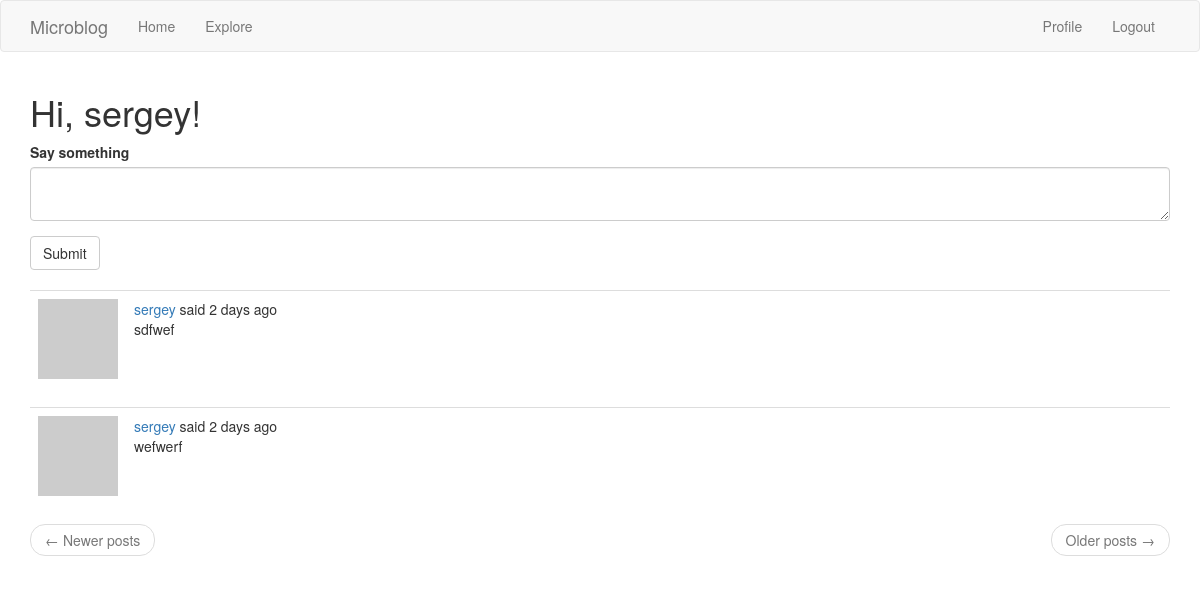
Before: /index (signed in) with the older database file.
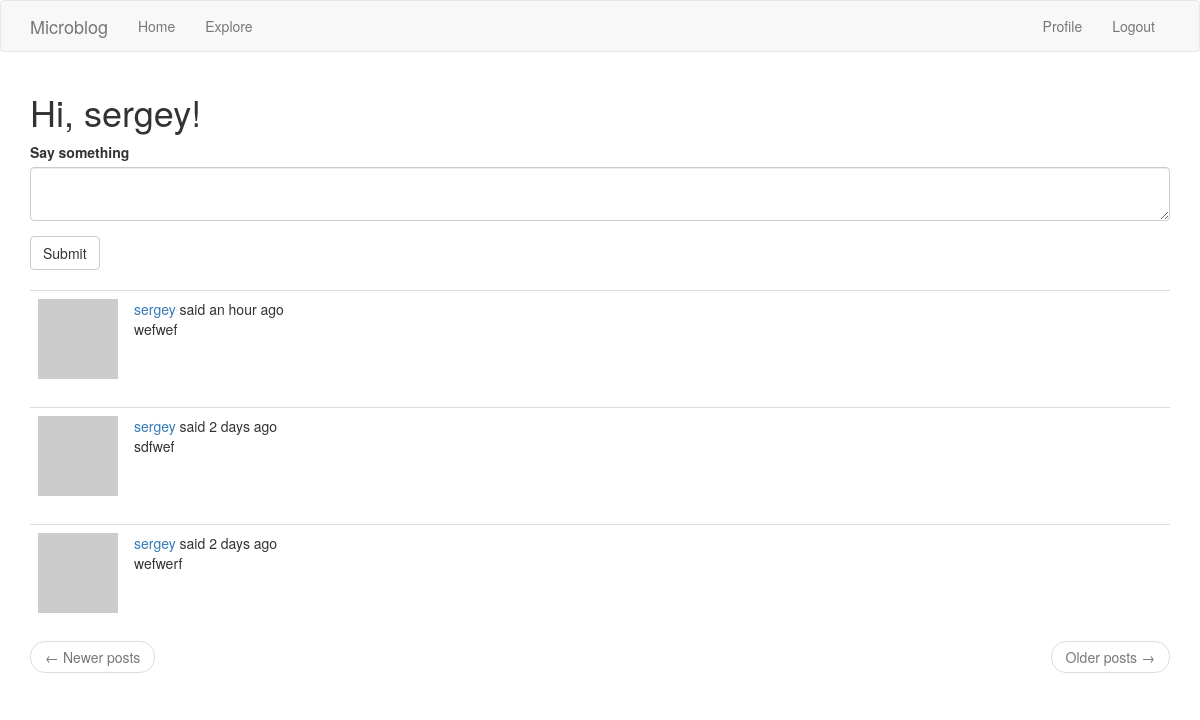
After: the same page with the newer database file.
### app/models.py (models this page shows, shortened)
class User(UserMixin, db.Model):
    id = db.Column(db.Integer, primary_key=True)
    username = db.Column(db.String(64), index=True, unique=True)
    email = db.Column(db.String(120), index=True, unique=True)
    password_hash = db.Column(db.String(128))
    posts = db.relationship('Post', backref='author', lazy='dynamic')
    about_me = db.Column(db.String(140))  # доп поля для профиля юзера
    last_seen = db.Column(db.DateTime, default=datetime.utcnow)  # дата последнего пребывания определенного пользователя
    followed = db.relationship(
        'User', secondary=followers,
        primaryjoin=(followers.c.follower_id == id),
        secondaryjoin=(followers.c.followed_id == id),
        backref=db.backref('followers', lazy='dynamic'), lazy='dynamic'
    )
    @login.user_loader  # пользовательский запрос из базы данных, id пользователя
    def load_user(id):
        return User.query.get(int(id))
    def avatar(self, size):  # генерация аватара
        digest = md5(self.email.lower().encode('utf-8')).hexdigest()
        return 'https://www.gravatar.com/avatar/{}?d=identicon&s={}'.format(
            digest, size)
    def followed_posts(self):
        followed = Post.query.join(
            followers, (followers.c.followed_id == Post.user_id)).filter(
            followers.c.follower_id == self.id)
        own = Post.query.filter_by(user_id=self.id)
        return followed.union(own).order_by(Post.timestamp.desc())

class Post(db.Model):
    id = db.Column(db.Integer, primary_key=True)
    body = db.Column(db.String(140))
    timestamp = db.Column(db.DateTime, index=True, default=datetime.utcnow)
    user_id = db.Column(db.Integer, db.ForeignKey('user.id'))
    language = db.Column(db.String(5))

### app/main/routes.py (the view, shortened to what this page needs)
@bp.route('/', methods=['GET', 'POST'])
@bp.route('/index', methods=['GET', 'POST'])
@login_required  # защита от просмотра страниц не залогинившимся пользователям
def index():
    form = PostForm()
    page = request.args.get('page', 1, type=int)
    posts = current_user.followed_posts().paginate(
        page, current_app.config['POSTS_PER_PAGE'], False)
    next_url = url_for('main.index', page=posts.next_num) \
        if posts.has_next else None
    prev_url = url_for('main.index', page=posts.prev_num) \
        if posts.has_prev else None
    return render_template('index.html', title=_('Home'), form=form,
                           posts=posts.items, next_url=next_url,
                           prev_url=prev_url)

### app/main/forms.py
class PostForm(FlaskForm):  # класс для домашней страницы
    post = TextAreaField(_l('Say something'), validators=[DataRequired(),
                                                          Length(min=1, max=140)])
    submit = SubmitField(_l('Submit'))

### app/main/routes.py (called while the page is built)
@bp.before_request
def before_request():
    if current_user.is_authenticated:
        current_user.last_seen = datetime.utcnow()
        db.session.commit()
    g.locale = str(get_locale())

### app/templates/index.html
{% extends "base.html" %}
{% import 'bootstrap/wtf.html' as wtf %}
{% block app_content %}
    <h1>{{ _('Hi, %(username)s!', username=current_user.username) }}</h1>
    {% if form %}
    {{ wtf.quick_form(form) }}
    <br>
    {% endif %}
    {% for post in posts %}
        {% include '_post.html' %}
    {% endfor %}
    <nav aria-label="...">
        <ul class="pager">
            <li class="previous{% if not prev_url %} disabled{% endif %}">
                <a href="{{ prev_url or '#' }}">
                    <span aria-hidden="true">&larr;</span> {{ _('Newer posts') }}
                </a>
            </li>
            <li class="next{% if not next_url %} disabled{% endif %}">
                <a href="{{ next_url or '#' }}">
                    {{ _('Older posts') }} <span aria-hidden="true">&rarr;</span>
                </a>
            </li>
        </ul>
    </nav>
{% endblock %}

### app/templates/base.html (shortened to what this page needs)
{% extends 'bootstrap/base.html' %}
{% block navbar %}
    <nav class="navbar navbar-default">
        <div class="container">
            <div class="navbar-header">
                <a class="navbar-brand" href="{{ url_for('main.index') }}">Microblog</a>
            </div>
            <div class="collapse navbar-collapse" id="bs-example-navbar-collapse-1">
                <ul class="nav navbar-nav">
                    <li><a href="{{ url_for('main.index') }}">{{ _('Home') }}</a></li>
                    <li><a href="{{ url_for('main.explore') }}">{{ _('Explore') }}</a></li>
                </ul>
                <ul class="nav navbar-nav navbar-right">
                    {% if current_user.is_anonymous %}
                    <li><a href="{{ url_for('auth.login') }}">{{ _('Login') }}</a></li>
                    {% else %}
                    <li><a href="{{ url_for('main.user', username=current_user.username) }}">{{ _('Profile') }}</a></li>
                    <li><a href="{{ url_for('auth.logout') }}">{{ _('Logout') }}</a></li>
                    {% endif %}
                </ul>
            </div>
        </div>
    </nav>
{% endblock %}
{% block content %}
    <div class="container">
        {% block app_content %}{% endblock %}
    </div>
{% endblock %}

### app/templates/_post.html (shortened to what this page needs)
    <table class="table table-hover">
        <tr>
            <td width="70px">
                <a href="{{ url_for('main.user', username=post.author.username) }}">
                    <img src="{{ post.author.avatar(70) }}" />
                </a>
            </td>
            <td>
                {{ _('%(username)s said %(when)s',
                    username=user_link, when=moment(post.timestamp).fromNow()) }}
                <br>
                <span id="post{{ post.id }}">{{ post.body }}</span>
            </td>
        </tr>
    </table>

Changed rows visible on the page:
added Post: body "wefwef"
